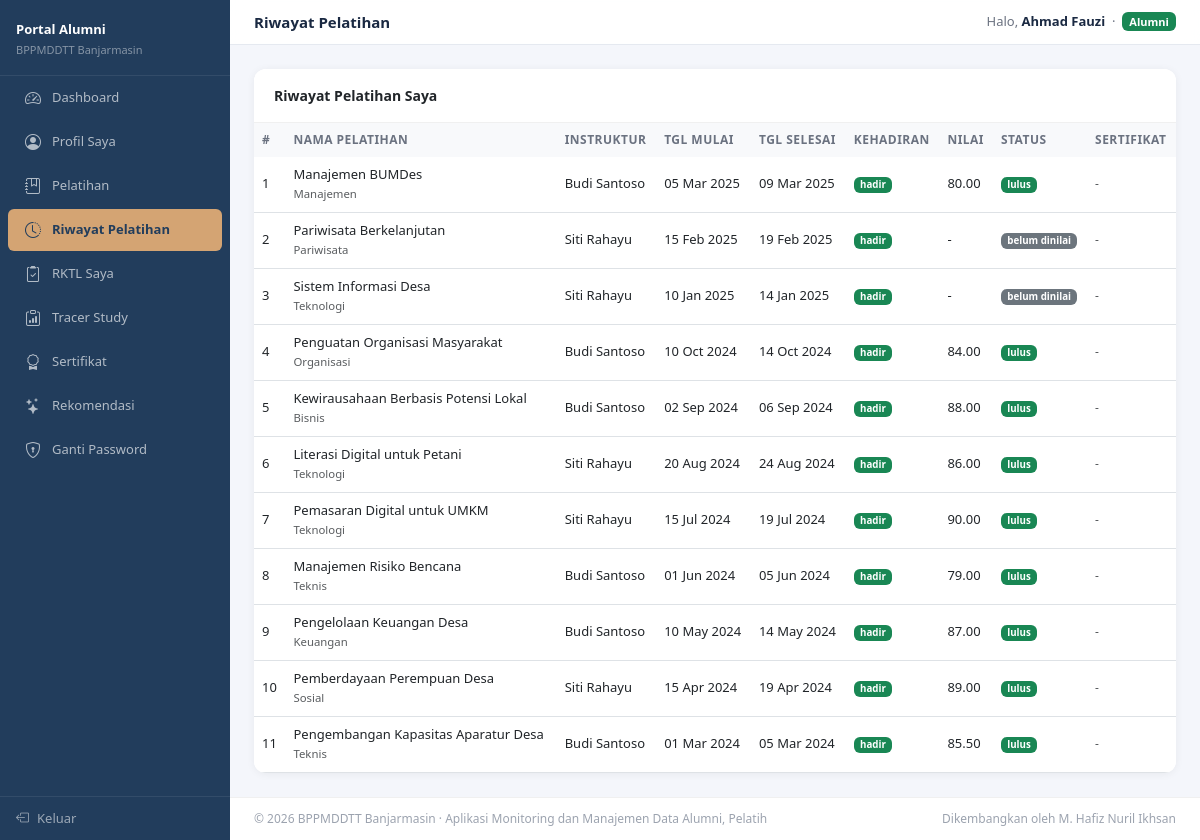
The page /login/alumni/riwayat_pelatihan.php (signed in) on the database its author committed.
### tables this page shows
CREATE TABLE `peserta_pelatihan` (
  `id` int(10) UNSIGNED NOT NULL,
  `user_id` int(10) UNSIGNED NOT NULL,
  `pelatihan_id` int(10) UNSIGNED NOT NULL,
  `tanggal_daftar` date DEFAULT NULL,
  `status_verifikasi` enum('menunggu','diterima','ditolak') NOT NULL DEFAULT 'menunggu',
  `alasan_tolak` varchar(255) DEFAULT NULL,
  `tgl_verifikasi` timestamp NULL DEFAULT NULL,
  `diverifikasi_oleh` int(10) UNSIGNED DEFAULT NULL,
  `status_kehadiran` enum('hadir','tidak_hadir','izin') NOT NULL DEFAULT 'hadir',
  `nilai` decimal(5,2) DEFAULT NULL,
  `status_lulus` enum('lulus','tidak_lulus','belum_dinilai') NOT NULL DEFAULT 'belum_dinilai',
  `sertifikat_url` varchar(255) DEFAULT NULL,
  `created_at` timestamp NOT NULL DEFAULT current_timestamp(),
  `updated_at` timestamp NOT NULL DEFAULT current_timestamp() ON UPDATE current_timestamp()
);

CREATE TABLE `pelatihan` (
  `id` int(10) UNSIGNED NOT NULL,
  `nama_pelatihan` varchar(200) NOT NULL,
  `jenis` varchar(100) DEFAULT NULL,
  `deskripsi` text DEFAULT NULL,
  `tanggal_mulai` date NOT NULL,
  `tanggal_selesai` date NOT NULL,
  `kuota` smallint(6) NOT NULL DEFAULT 30,
  `instruktur_id` int(10) UNSIGNED NOT NULL,
  `lokasi` varchar(200) DEFAULT NULL,
  `status` enum('aktif','selesai','dibatalkan') NOT NULL DEFAULT 'aktif',
  `created_at` timestamp NOT NULL DEFAULT current_timestamp(),
  `updated_at` timestamp NOT NULL DEFAULT current_timestamp() ON UPDATE current_timestamp()
);

CREATE TABLE `users` (
  `id` int(10) UNSIGNED NOT NULL,
  `name` varchar(100) NOT NULL,
  `email` varchar(150) NOT NULL,
  `password` varchar(255) NOT NULL,
  `role` enum('admin','instruktur','peserta','alumni','kepala') NOT NULL DEFAULT 'peserta',
  `is_active` tinyint(1) NOT NULL DEFAULT 1,
  `created_at` timestamp NOT NULL DEFAULT current_timestamp(),
  `updated_at` timestamp NOT NULL DEFAULT current_timestamp() ON UPDATE current_timestamp()
);

### login/alumni/riwayat_pelatihan.php (the view, shortened to what this page needs)
<?php
include 'header.php';
?>
<div class="card">
  <div class="card-header">Riwayat Pelatihan Saya</div>
  <div class="table-responsive">
    <table class="table table-hover mb-0">
      <thead>
        <tr><th>#</th><th>Nama Pelatihan</th><th>Instruktur</th><th>Tgl Mulai</th><th>Tgl Selesai</th><th>Kehadiran</th><th>Nilai</th><th>Status</th><th>Sertifikat</th></tr>
      </thead>
      <tbody>
      <?php
      $data = mysqli_query($koneksi, "
          SELECT pp.*, p.nama_pelatihan, p.jenis, p.tanggal_mulai, p.tanggal_selesai, p.lokasi,
              u.name as nama_instruktur
          FROM peserta_pelatihan pp
          JOIN pelatihan p ON pp.pelatihan_id = p.id
          JOIN instruktur i ON p.instruktur_id = i.id
          JOIN users u ON i.user_id = u.id
          WHERE pp.user_id = {$_SESSION['id_login']}
          ORDER BY p.tanggal_mulai DESC
      ");
      $no = 1;
      while ($row = mysqli_fetch_assoc($data)):
      ?>
        <tr>
          <td><?= $no++ ?></td>
          <td>
            <?= htmlspecialchars($row['nama_pelatihan']) ?>
            <?php if ($row['jenis']): ?><br><small class="text-muted"><?= htmlspecialchars($row['jenis']) ?></small><?php endif; ?>
          </td>
          <td><?= htmlspecialchars($row['nama_instruktur']) ?></td>
          <td><?= date('d M Y', strtotime($row['tanggal_mulai'])) ?></td>
          <td><?= date('d M Y', strtotime($row['tanggal_selesai'])) ?></td>
          <td>
            <?php $kh=['hadir'=>'success','tidak_hadir'=>'danger','izin'=>'warning']; ?>
            <span class="badge bg-<?= $kh[$row['status_kehadiran']] ?? 'secondary' ?>"><?= str_replace('_',' ',$row['status_kehadiran']) ?></span>
          </td>
          <td><?= $row['nilai'] ?? '-' ?></td>
          <td>
            <?php $sl=['lulus'=>'success','tidak_lulus'=>'danger','belum_dinilai'=>'secondary']; ?>
            <span class="badge bg-<?= $sl[$row['status_lulus']] ?? 'secondary' ?>"><?= str_replace('_',' ',$row['status_lulus']) ?></span>
          </td>
          <td>
            <?php if ($row['sertifikat_url']): ?>
              <a href="<?= htmlspecialchars($row['sertifikat_url']) ?>" class="btn btn-sm btn-outline-success" target="_blank"><i class="bi bi-download"></i></a>
            <?php else: ?>
              <span class="text-muted" style="font-size:12px">-</span>
            <?php endif; ?>
          </td>
        </tr>
      <?php endwhile; ?>
      </tbody>
    </table>
  </div>
</div>
<?php include 'footer.php'; ?>

### login/assets/css/global.css (style rules this page uses)
.table-responsive { border-radius: 0 0 12px 12px; }
.table td, .table th { white-space: nowrap; }
body { background: transparent; }
.card { background: rgba(255, 255, 255, 0.95) !important; backdrop-filter: blur(4px); }

### login/alumni/header.php (style rules this page uses)
:root { --sidebar-w:230px; --sidebar-bg:#223D5C; --accent:#D4A473; --primary: #223D5C; --primary-dark: #1A2D48; --gold: #D4A473; --teal: #4F9DB5; }
body { background:#f4f6fb; font-size:14px; }
.card { border:none; border-radius:12px; box-shadow:0 1px 8px rgba(0,0,0,.06); }
.card-header { background:#fff; border-bottom:1px solid #f0f0f0; font-weight:600; font-size:14px; border-radius:12px 12px 0 0 !important; padding:16px 20px; }
.table thead th { background:#f8f9fb; font-size:12px; font-weight:600; text-transform:uppercase; letter-spacing:.04em; color:#6b7280; border-bottom:none; }
.table td { vertical-align:middle; font-size:13px; }

### rows shown on the page
peserta_pelatihan: pelatihan.nama_pelatihan "Manajemen BUMDes", pelatihan.jenis "Manajemen", users.name "Budi Santoso", pelatihan.tanggal_mulai "05 Mar 2025", pelatihan.tanggal_selesai "09 Mar 2025", status_kehadiran "hadir", nilai "80.00", status_lulus "lulus"
peserta_pelatihan: pelatihan.nama_pelatihan "Pariwisata Berkelanjutan", pelatihan.jenis "Pariwisata", users.name "Siti Rahayu", pelatihan.tanggal_mulai "15 Feb 2025", pelatihan.tanggal_selesai "19 Feb 2025", status_kehadiran "hadir", nilai "-", status_lulus "belum dinilai"
peserta_pelatihan: pelatihan.nama_pelatihan "Sistem Informasi Desa", pelatihan.jenis "Teknologi", users.name "Siti Rahayu", pelatihan.tanggal_mulai "10 Jan 2025", pelatihan.tanggal_selesai "14 Jan 2025", status_kehadiran "hadir", nilai "-", status_lulus "belum dinilai"
peserta_pelatihan: pelatihan.nama_pelatihan "Penguatan Organisasi Masyarakat", pelatihan.jenis "Organisasi", users.name "Budi Santoso", pelatihan.tanggal_mulai "10 Oct 2024", pelatihan.tanggal_selesai "14 Oct 2024", status_kehadiran "hadir", nilai "84.00", status_lulus "lulus"
peserta_pelatihan: pelatihan.nama_pelatihan "Kewirausahaan Berbasis Potensi Lokal", pelatihan.jenis "Bisnis", users.name "Budi Santoso", pelatihan.tanggal_mulai "02 Sep 2024", pelatihan.tanggal_selesai "06 Sep 2024", status_kehadiran "hadir", nilai "88.00", status_lulus "lulus"
peserta_pelatihan: pelatihan.nama_pelatihan "Literasi Digital untuk Petani", pelatihan.jenis "Teknologi", users.name "Siti Rahayu", pelatihan.tanggal_mulai "20 Aug 2024", pelatihan.tanggal_selesai "24 Aug 2024", status_kehadiran "hadir", nilai "86.00", status_lulus "lulus"
peserta_pelatihan: pelatihan.nama_pelatihan "Pemasaran Digital untuk UMKM", pelatihan.jenis "Teknologi", users.name "Siti Rahayu", pelatihan.tanggal_mulai "15 Jul 2024", pelatihan.tanggal_selesai "19 Jul 2024", status_kehadiran "hadir", nilai "90.00", status_lulus "lulus"
peserta_pelatihan: pelatihan.nama_pelatihan "Manajemen Risiko Bencana", pelatihan.jenis "Teknis", users.name "Budi Santoso", pelatihan.tanggal_mulai "01 Jun 2024", pelatihan.tanggal_selesai "05 Jun 2024", status_kehadiran "hadir", nilai "79.00", status_lulus "lulus"
peserta_pelatihan: pelatihan.nama_pelatihan "Pengelolaan Keuangan Desa", pelatihan.jenis "Keuangan", users.name "Budi Santoso", pelatihan.tanggal_mulai "10 May 2024", pelatihan.tanggal_selesai "14 May 2024", status_kehadiran "hadir", nilai "87.00", status_lulus "lulus"
peserta_pelatihan: pelatihan.nama_pelatihan "Pemberdayaan Perempuan Desa", pelatihan.jenis "Sosial", users.name "Siti Rahayu", pelatihan.tanggal_mulai "15 Apr 2024", pelatihan.tanggal_selesai "19 Apr 2024", status_kehadiran "hadir", nilai "89.00", status_lulus "lulus"
peserta_pelatihan: pelatihan.nama_pelatihan "Pengembangan Kapasitas Aparatur Desa", pelatihan.jenis "Teknis", users.name "Budi Santoso", pelatihan.tanggal_mulai "01 Mar 2024", pelatihan.tanggal_selesai "05 Mar 2024", status_kehadiran "hadir", nilai "85.50", status_lulus "lulus"

### other values the page prints
$page_title "Riwayat Pelatihan"
$_SESSION['nama'] "Ahmad Fauzi"
